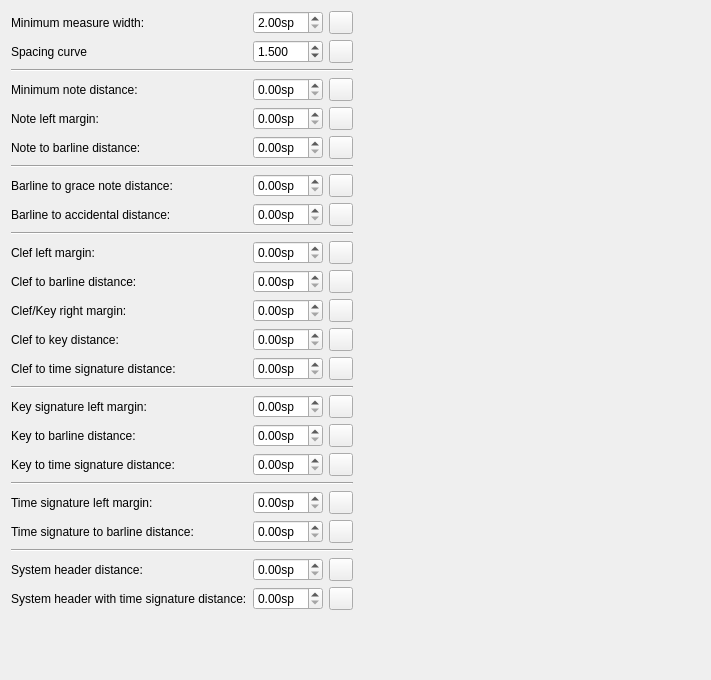
             <widget class="QWidget" name="scrollArea_measure_contents">
              <property name="geometry">
               <rect>
                <x>0</x>
                <y>0</y>
                <width>711</width>
                <height>680</height>
               </rect>
              </property>
              <layout class="QGridLayout" name="gridLayout_56">
               <item row="15" column="0" colspan="3">
                <widget class="Line" name="line_12">
                 <property name="orientation">
                  <enum>Qt::Horizontal</enum>
                 </property>
                </widget>
               </item>
               <item row="0" column="3">
                <spacer name="horizontalSpacer_57">
                 <property name="orientation">
                  <enum>Qt::Horizontal</enum>
                 </property>
                 <property name="sizeHint" stdset="0">
                  <size>
                   <width>0</width>
                   <height>0</height>
                  </size>
                 </property>
                </spacer>
               </item>
               <item row="20" column="1">
                <widget class="QDoubleSpinBox" name="timesigLeftMargin">
                 <property name="suffix">
                  <string>sp</string>
                 </property>
                 <property name="singleStep">
                  <double>0.100000000000000</double>
                 </property>
                </widget>
               </item>
               <item row="24" column="0">
                <widget class="QLabel" name="label_112">
                 <property name="text">
                  <string>System header with time signature distance:</string>
                 </property>
                 <property name="buddy">
                  <cstring>systemHeaderTimeSigDistance</cstring>
                 </property>
                </widget>
               </item>
               <item row="8" column="0">
                <widget class="QLabel" name="label_102">
                 <property name="text">
                  <string>Barline to accidental distance:</string>
                 </property>
                 <property name="buddy">
                  <cstring>barAccidentalDistance</cstring>
                 </property>
                </widget>
               </item>
               <item row="3" column="2">
                <widget class="QToolButton" name="resetMinNoteDistance">
                 <property name="toolTip">
                  <string>Reset to default</string>
                 </property>
                 <property name="accessibleName">
                  <string>Reset 'Minimum note distance' value</string>
                 </property>
                 <property name="text">
                  <string notr="true"/>
                 </property>
                </widget>
               </item>
               <item row="0" column="1">
                <widget class="QDoubleSpinBox" name="minMeasureWidth_2">
                 <property name="suffix">
                  <string extracomment="spatium unit">sp</string>
                 </property>
                 <property name="minimum">
                  <double>2.000000000000000</double>
                 </property>
                </widget>
               </item>
               <item row="17" column="1">
                <widget class="QDoubleSpinBox" name="keyBarlineDistance">
                 <property name="suffix">
                  <string extracomment="spatium unit">sp</string>
                 </property>
                 <property name="singleStep">
                  <double>0.010000000000000</double>
                 </property>
                </widget>
               </item>
               <item row="22" column="0" colspan="3">
                <widget class="Line" name="line_14">
                 <property name="orientation">
                  <enum>Qt::Horizontal</enum>
                 </property>
                </widget>
               </item>
               <item row="4" column="0">
                <widget class="QLabel" name="label_12">
                 <property name="text">
                  <string>Note left margin:</string>
                 </property>
                 <property name="buddy">
                  <cstring>barNoteDistance</cstring>
                 </property>
                </widget>
               </item>
               <item row="24" column="1">
                <widget class="QDoubleSpinBox" name="systemHeaderTimeSigDistance">
                 <property name="suffix">
                  <string extracomment="spatium unit">sp</string>
                 </property>
                 <property name="singleStep">
                  <double>0.100000000000000</double>
                 </property>
                </widget>
               </item>
               <item row="27" column="0">
                <spacer name="verticalSpacer_11">
                 <property name="orientation">
                  <enum>Qt::Vertical</enum>
                 </property>
                 <property name="sizeHint" stdset="0">
                  <size>
                   <width>0</width>
                   <height>0</height>
                  </size>
                 </property>
                </spacer>
               </item>
               <item row="16" column="2">
                <widget class="QToolButton" name="resetKeysigLeftMargin">
                 <property name="toolTip">
                  <string>Reset to default</string>
                 </property>
                 <property name="accessibleName">
                  <string>Reset 'Key signature left margin' value</string>
                 </property>
                 <property name="text">
                  <string notr="true"/>
                 </property>
                </widget>
               </item>
               <item row="11" column="1">
                <widget class="QDoubleSpinBox" name="clefBarlineDistance">
                 <property name="suffix">
                  <string extracomment="spatium unit">sp</string>
                 </property>
                 <property name="singleStep">
                  <double>0.010000000000000</double>
                 </property>
                </widget>
               </item>
               <item row="14" column="0">
                <widget class="QLabel" name="label_108">
                 <property name="text">
                  <string>Clef to time signature distance:</string>
                 </property>
                 <property name="buddy">
                  <cstring>clefTimesigDistance</cstring>
                 </property>
                </widget>
               </item>
               <item row="14" column="2">
                <widget class="QToolButton" name="resetClefTimesigDistance">
                 <property name="toolTip">
                  <string>Reset to default</string>
                 </property>
                 <property name="accessibleName">
                  <string>Reset 'Clef to time signature distance' value</string>
                 </property>
                 <property name="text">
                  <string notr="true"/>
                 </property>
                </widget>
               </item>
               <item row="5" column="1">
                <widget class="QDoubleSpinBox" name="noteBarDistance">
                 <property name="suffix">
                  <string>sp</string>
                 </property>
                 <property name="singleStep">
                  <double>0.100000000000000</double>
                 </property>
                </widget>
               </item>
               <item row="3" column="1">
                <widget class="QDoubleSpinBox" name="minNoteDistance">
                 <property name="suffix">
                  <string>sp</string>
                 </property>
                 <property name="singleStep">
                  <double>0.100000000000000</double>
                 </property>
                </widget>
               </item>
               <item row="7" column="1">
                <widget class="QDoubleSpinBox" name="barGraceDistance">
                 <property name="suffix">
                  <string>sp</string>
                 </property>
                 <property name="singleStep">
                  <double>0.100000000000000</double>
                 </property>
                </widget>
               </item>
               <item row="19" column="0" colspan="3">
                <widget class="Line" name="line_13">
                 <property name="orientation">
                  <enum>Qt::Horizontal</enum>
                 </property>
                </widget>
               </item>
               <item row="1" column="0">
                <widget class="QLabel" name="label_11">
                 <property name="text">
                  <string>Spacing curve</string>
                 </property>
                 <property name="buddy">
                  <cstring>measureSpacing</cstring>
                 </property>
                </widget>
               </item>
               <item row="16" column="1">
                <widget class="QDoubleSpinBox" name="keysigLeftMargin">
                 <property name="suffix">
                  <string>sp</string>
                 </property>
                 <property name="singleStep">
                  <double>0.100000000000000</double>
                 </property>
                </widget>
               </item>
               <item row="18" column="2">
                <widget class="QToolButton" name="resetKeyTimesigDistance">
                 <property name="toolTip">
                  <string>Reset to default</string>
                 </property>
                 <property name="accessibleName">
                  <string>Reset 'Key to time signature distance' value</string>
                 </property>
                 <property name="text">
                  <string notr="true"/>
                 </property>
                </widget>
               </item>
               <item row="17" column="0">
                <widget class="QLabel" name="label_110">
                 <property name="text">
                  <string>Key to barline distance:</string>
                 </property>
                 <property name="buddy">
                  <cstring>keyBarlineDistance</cstring>
                 </property>
                </widget>
               </item>
               <item row="21" column="0">
                <widget class="QLabel" name="label_113">
                 <property name="text">
                  <string>Time signature to barline distance:</string>
                 </property>
                 <property name="buddy">
                  <cstring>timesigBarlineDistance</cstring>
                 </property>
                </widget>
               </item>
               <item row="6" column="0" colspan="3">
                <widget class="Line" name="line_10">
                 <property name="orientation">
                  <enum>Qt::Horizontal</enum>
                 </property>
                </widget>
               </item>
               <item row="17" column="2">
                <widget class="QToolButton" name="resetKeyBarlineDistance">
                 <property name="toolTip">
                  <string>Reset to default</string>
                 </property>
                 <property name="accessibleName">
                  <string>Reset 'Key to barline distance' value</string>
                 </property>
                 <property name="text">
                  <string notr="true"/>
                 </property>
                </widget>
               </item>
               <item row="7" column="0">
                <widget class="QLabel" name="label_61">
                 <property name="text">
                  <string>Barline to grace note distance:</string>
                 </property>
                 <property name="buddy">
                  <cstring>barGraceDistance</cstring>
                 </property>
                </widget>
               </item>
               <item row="5" column="2">
                <widget class="QToolButton" name="resetNoteBarDistance">
                 <property name="toolTip">
                  <string>Reset to default</string>
                 </property>
                 <property name="accessibleName">
                  <string>Reset 'Note to barline distance' value</string>
                 </property>
                 <property name="text">
                  <string notr="true"/>
                 </property>
                </widget>
               </item>
               <item row="10" column="1">
                <widget class="QDoubleSpinBox" name="clefLeftMargin">
                 <property name="suffix">
                  <string>sp</string>
                 </property>
                 <property name="singleStep">
                  <double>0.100000000000000</double>
                 </property>
                </widget>
               </item>
               <item row="18" column="0">
                <widget class="QLabel" name="label_109">
                 <property name="text">
                  <string>Key to time signature distance:</string>
                 </property>
                 <property name="buddy">
                  <cstring>keyTimesigDistance</cstring>
                 </property>
                </widget>
               </item>
               <item row="4" column="1">
                <widget class="QDoubleSpinBox" name="barNoteDistance">
                 <property name="suffix">
                  <string>sp</string>
                 </property>
                 <property name="singleStep">
                  <double>0.100000000000000</double>
                 </property>
                </widget>
               </item>
               <item row="12" column="2">
                <widget class="QToolButton" name="resetClefKeyRightMargin">
                 <property name="toolTip">
                  <string>Reset to default</string>
                 </property>
                 <property name="accessibleName">
                  <string>Reset 'Clef/Key right margin' value</string>
                 </property>
                 <property name="text">
                  <string notr="true"/>
                 </property>
                </widget>
               </item>
               <item row="10" column="0">
                <widget class="QLabel" name="label_18">
                 <property name="text">
                  <string>Clef left margin:</string>
                 </property>
                 <property name="buddy">
                  <cstring>clefLeftMargin</cstring>
                 </property>
                </widget>
               </item>
               <item row="18" column="1">
                <widget class="QDoubleSpinBox" name="keyTimesigDistance">
                 <property name="suffix">
                  <string extracomment="spatium unit">sp</string>
                 </property>
                 <property name="singleStep">
                  <double>0.010000000000000</double>
                 </property>
                </widget>
               </item>
               <item row="0" column="2">
                <widget class="QToolButton" name="resetMinMeasureWidth">
                 <property name="toolTip">
                  <string>Reset to default</string>
                 </property>
                 <property name="accessibleName">
                  <string>Reset 'Minimum measure width' value</string>
                 </property>
                 <property name="text">
                  <string notr="true"/>
                 </property>
                </widget>
               </item>
               <item row="13" column="2">
                <widget class="QToolButton" name="resetClefKeyDistance">
                 <property name="toolTip">
                  <string>Reset to default</string>
                 </property>
                 <property name="accessibleName">
                  <string>Reset 'Clef to key distance' value</string>
                 </property>
                 <property name="text">
                  <string notr="true"/>
                 </property>
                </widget>
               </item>
               <item row="23" column="0">
                <widget class="QLabel" name="label_111">
                 <property name="text">
                  <string>System header distance:</string>
                 </property>
                 <property name="buddy">
                  <cstring>systemHeaderDistance</cstring>
                 </property>
                </widget>
               </item>
               <item row="8" column="1">
                <widget class="QDoubleSpinBox" name="barAccidentalDistance">
                 <property name="suffix">
                  <string>sp</string>
                 </property>
                 <property name="singleStep">
                  <double>0.100000000000000</double>
                 </property>
                </widget>
               </item>
               <item row="13" column="0">
                <widget class="QLabel" name="label_94">
                 <property name="text">
                  <string>Clef to key distance:</string>
                 </property>
                 <property name="buddy">
                  <cstring>clefKeyDistance</cstring>
                 </property>
                </widget>
               </item>
               <item row="16" column="0">
                <widget class="QLabel" name="label_19">
                 <property name="text">
                  <string>Key signature left margin:</string>
                 </property>
                 <property name="buddy">
                  <cstring>keysigLeftMargin</cstring>
                 </property>
                </widget>
               </item>
               <item row="7" column="2">
                <widget class="QToolButton" name="resetBarGraceDistance">
                 <property name="toolTip">
                  <string>Reset to default</string>
                 </property>
                 <property name="accessibleName">
                  <string>Reset 'Barline to grace note distance' value</string>
                 </property>
                 <property name="text">
                  <string notr="true"/>
                 </property>
                </widget>
               </item>
               <item row="11" column="2">
                <widget class="QToolButton" name="resetClefBarlineDistance">
                 <property name="toolTip">
                  <string>Reset to default</string>
                 </property>
                 <property name="accessibleName">
                  <string>Reset 'Clef to barline distance' value</string>
                 </property>
                 <property name="text">
                  <string notr="true"/>
                 </property>
                </widget>
               </item>
               <item row="1" column="2">
                <widget class="QToolButton" name="resetMeasureSpacing">
                 <property name="toolTip">
                  <string>Reset to default</string>
                 </property>
                 <property name="accessibleName">
                  <string>Reset 'Spacing' value</string>
                 </property>
                 <property name="text">
                  <string notr="true"/>
                 </property>
                </widget>
               </item>
               <item row="21" column="2">
                <widget class="QToolButton" name="resetTimesigBarlineDistance">
                 <property name="toolTip">
                  <string>Reset to default</string>
                 </property>
                 <property name="accessibleName">
                  <string>Reset 'Time signature to barline distance' value</string>
                 </property>
                 <property name="text">
                  <string notr="true"/>
                 </property>
                </widget>
               </item>
               <item row="20" column="2">
                <widget class="QToolButton" name="resetTimesigLeftMargin">
                 <property name="toolTip">
                  <string>Reset to default</string>
                 </property>
                 <property name="accessibleName">
                  <string>Reset 'Time signature left margin' value</string>
                 </property>
                 <property name="text">
                  <string notr="true"/>
                 </property>
                </widget>
               </item>
               <item row="0" column="0">
                <widget class="QLabel" name="label_89">
                 <property name="text">
                  <string>Minimum measure width:</string>
                 </property>
                 <property name="buddy">
                  <cstring>minMeasureWidth_2</cstring>
                 </property>
                </widget>
               </item>
               <item row="10" column="2">
                <widget class="QToolButton" name="resetClefLeftMargin">
                 <property name="toolTip">
                  <string>Reset to default</string>
                 </property>
                 <property name="accessibleName">
                  <string>Reset 'Clef left margin' value</string>
                 </property>
                 <property name="text">
                  <string notr="true"/>
                 </property>
                </widget>
               </item>
               <item row="14" column="1">
                <widget class="QDoubleSpinBox" name="clefTimesigDistance">
                 <property name="suffix">
                  <string extracomment="spatium unit">sp</string>
                 </property>
                 <property name="singleStep">
                  <double>0.010000000000000</double>
                 </property>
                </widget>
               </item>
               <item row="9" column="0" colspan="3">
                <widget class="Line" name="line_11">
                 <property name="orientation">
                  <enum>Qt::Horizontal</enum>
                 </property>
                </widget>
               </item>
               <item row="12" column="1">
                <widget class="QDoubleSpinBox" name="clefKeyRightMargin">
                 <property name="suffix">
                  <string>sp</string>
                 </property>
                 <property name="singleStep">
                  <double>0.050000000000000</double>
                 </property>
                </widget>
               </item>
               <item row="23" column="2">
                <widget class="QToolButton" name="resetSystemHeaderDistance">
                 <property name="toolTip">
                  <string>Reset to default</string>
                 </property>
                 <property name="accessibleName">
                  <string>Reset 'System header distance' value</string>
                 </property>
                 <property name="text">
                  <string notr="true"/>
                 </property>
                </widget>
               </item>
               <item row="20" column="0">
                <widget class="QLabel" name="label_20">
                 <property name="text">
                  <string>Time signature left margin:</string>
                 </property>
                 <property name="buddy">
                  <cstring>timesigLeftMargin</cstring>
                 </property>
                </widget>
               </item>
               <item row="8" column="2">
                <widget class="QToolButton" name="resetBarAccidentalDistance">
                 <property name="toolTip">
                  <string>Reset to default</string>
                 </property>
                 <property name="accessibleName">
                  <string>Reset 'Barline to accidental distance' value</string>
                 </property>
                 <property name="text">
                  <string notr="true"/>
                 </property>
                </widget>
               </item>
               <item row="1" column="1">
                <widget class="QDoubleSpinBox" name="measureSpacing">
                 <property name="decimals">
                  <number>3</number>
                 </property>
                 <property name="minimum">
                  <double>1.000000000000000</double>
                 </property>
                 <property name="maximum">
                  <double>2.000000000000000</double>
                 </property>
                 <property name="singleStep">
                  <double>0.100000000000000</double>
                 </property>
                 <property name="value">
                  <double>1.500000000000000</double>
                 </property>
                </widget>
               </item>
               <item row="3" column="0">
                <widget class="QLabel" name="label_14">
                 <property name="text">
                  <string>Minimum note distance:</string>
                 </property>
                 <property name="buddy">
                  <cstring>minNoteDistance</cstring>
                 </property>
                </widget>
               </item>
               <item row="12" column="0">
                <widget class="QLabel" name="label_21">
                 <property name="text">
                  <string>Clef/Key right margin:</string>
                 </property>
                 <property name="textFormat">
                  <enum>Qt::PlainText</enum>
                 </property>
                 <property name="buddy">
                  <cstring>clefKeyRightMargin</cstring>
                 </property>
                </widget>
               </item>
               <item row="11" column="0">
                <widget class="QLabel" name="label_53">
                 <property name="text">
                  <string>Clef to barline distance:</string>
                 </property>
                 <property name="buddy">
                  <cstring>clefBarlineDistance</cstring>
                 </property>
                </widget>
               </item>
               <item row="13" column="1">
                <widget class="QDoubleSpinBox" name="clefKeyDistance">
                 <property name="suffix">
                  <string extracomment="spatium unit">sp</string>
                 </property>
                 <property name="singleStep">
                  <double>0.010000000000000</double>
                 </property>
                </widget>
               </item>
               <item row="21" column="1">
                <widget class="QDoubleSpinBox" name="timesigBarlineDistance">
                 <property name="suffix">
                  <string>sp</string>
                 </property>
                 <property name="singleStep">
                  <double>0.100000000000000</double>
                 </property>
                </widget>
               </item>
               <item row="23" column="1">
                <widget class="QDoubleSpinBox" name="systemHeaderDistance">
                 <property name="suffix">
                  <string extracomment="spatium unit">sp</string>
                 </property>
                 <property name="singleStep">
                  <double>0.100000000000000</double>
                 </property>
                </widget>
               </item>
               <item row="24" column="2">
                <widget class="QToolButton" name="resetSystemHeaderTimeSigDistance">
                 <property name="toolTip">
                  <string>Reset to default</string>
                 </property>
                 <property name="accessibleName">
                  <string>Reset 'System header with time signature distance' value</string>
                 </property>
                 <property name="text">
                  <string notr="true"/>
                 </property>
                </widget>
               </item>
               <item row="5" column="0">
                <widget class="QLabel" name="label_13">
                 <property name="text">
                  <string>Note to barline distance:</string>
                 </property>
                 <property name="buddy">
                  <cstring>noteBarDistance</cstring>
                 </property>
                </widget>
               </item>
               <item row="2" column="0" colspan="3">
                <widget class="Line" name="line_9">
                 <property name="orientation">
                  <enum>Qt::Horizontal</enum>
                 </property>
                </widget>
               </item>
               <item row="4" column="2">
                <widget class="QToolButton" name="resetBarNoteDistance">
                 <property name="toolTip">
                  <string>Reset to default</string>
                 </property>
                 <property name="accessibleName">
                  <string>Reset 'Note left margin' value</string>
                 </property>
                 <property name="text">
                  <string notr="true"/>
                 </property>
                </widget>
               </item>
              </layout>
             </widget>
